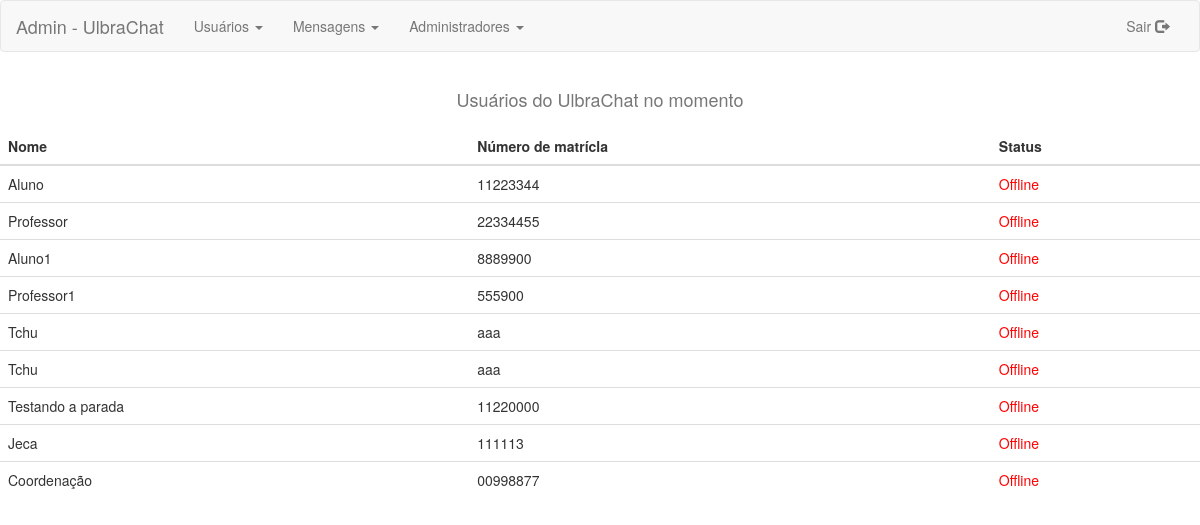
Page /admin/home.php on the committed database.
### tables this page shows
CREATE TABLE `usuarios` (
  `id` int(11) NOT NULL,
  `nome` text NOT NULL,
  `senha` text NOT NULL,
  `status` tinyint(1) NOT NULL DEFAULT '0',
  `num_matricula` text NOT NULL,
  `email` text NOT NULL,
  `professor` tinyint(1) NOT NULL DEFAULT '0',
  `coord` tinyint(1) NOT NULL DEFAULT '0'
);

### admin/home.php (the view, shortened to what this page needs)
<?php
$con = conectar();
?>
<!DOCTYPE html>
<html>
	<head>
		<link rel="stylesheet" href="css/bootstrap.min.css">
		<link rel="stylesheet" type="text/css" href="css/style.css">
	</head>
		<body>
		<nav class="navbar navbar-default">
				<div class="container-fluid">
				<div class="navbar-header">
				<a class="navbar-brand" href="http://localhost/projeto_msg/admin/home.php">Admin - UlbraChat</a>
				</div>
				<div class="collapse navbar-collapse" id="bs-example-navbar-collapse-1">
				<ul class="nav navbar-nav">
					<li class="dropdown">
					<a href="#" class="dropdown-toggle" data-toggle="dropdown" role="button" aria-haspopup="true" aria-expanded="false">Usuários <span class="caret"></span></a>
					</li>
					<li class="dropdown">
					<a href="#" class="dropdown-toggle" data-toggle="dropdown" role="button" aria-haspopup="true" aria-expanded="false">Mensagens <span class="caret"></span></a>
					</li>
					<li class="dropdown">
					<a href="#" class="dropdown-toggle" data-toggle="dropdown" role="button" aria-haspopup="true" aria-expanded="false">Administradores <span class="caret"></span></a>
					</li>
				</ul>
				<ul class="nav navbar-nav navbar-right">
					<li><a href="http://localhost/projeto_msg/admin/logout.php">Sair <span class="glyphicon glyphicon-log-out"></span></a></li>
				</ul>
				</div>
			</div>
			</nav>
			<div id="show-contacts">
			<table class="table">
			<caption class="text-center"><b><h4>Usuários do UlbraChat no momento</h4></b></caption>
				<thead class="thead-dark">
					<tr>
						<th scope="col"> Nome</th>
						<th scope="col"> Número de matrícla</th>
						<th scope="col"> Status</th>
					</tr>
				</thead>
					<?php
						$q = mysqli_query($con, "SELECT * FROM `usuarios`");
						while($row = mysqli_fetch_assoc($q)){
							$array[] = $row;
						}
						foreach ($array as $row){
							echo "<tr>";
							echo "<td>".$row['nome']."</td>";
							echo "<td>".$row['num_matricula']."</td>";
							if($row['status']=="1"){
								echo "<td style='color:green'><b>Online</b></td>";
							}else{
								echo "<td style='color:red'>Offline</td>";
							}
							echo "</tr>";
						}
				?>
			</div>
		</body>
</html>

### rows in the picture
usuarios: nome "Aluno", num_matricula "11223344", status "Offline"
usuarios: nome "Professor", num_matricula "22334455", status "Offline"
usuarios: nome "Aluno1", num_matricula "8889900", status "Offline"
usuarios: nome "Professor1", num_matricula "555900", status "Offline"
usuarios: nome "Tchu", num_matricula "aaa", status "Offline"
usuarios: nome "Tchu", num_matricula "aaa", status "Offline"
usuarios: nome "Testando a parada", num_matricula "11220000", status "Offline"
usuarios: nome "Jeca", num_matricula "111113", status "Offline"
usuarios: nome "Coordenação", num_matricula "00998877", status "Offline"
